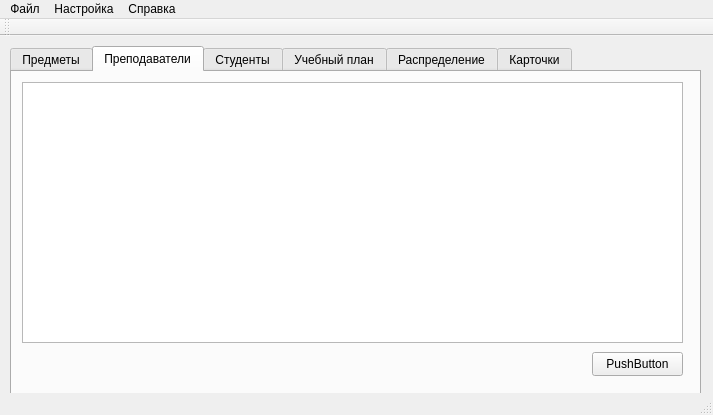
<?xml version="1.0" encoding="UTF-8"?>
<ui version="4.0">
 <class>MainWindow</class>
 <widget class="QMainWindow" name="MainWindow">
  <property name="geometry">
   <rect>
    <x>0</x>
    <y>0</y>
    <width>713</width>
    <height>415</height>
   </rect>
  </property>
  <property name="windowTitle">
   <string>MainWindow</string>
  </property>
  <widget class="QWidget" name="centralWidget">
   <widget class="QTabWidget" name="tabWidget">
    <property name="geometry">
     <rect>
      <x>10</x>
      <y>10</y>
      <width>691</width>
      <height>351</height>
     </rect>
    </property>
    <property name="currentIndex">
     <number>1</number>
    </property>
    <widget class="QWidget" name="tab_6">
     <attribute name="title">
      <string>Предметы</string>
     </attribute>
     <widget class="QPushButton" name="pushButton_2">
      <property name="geometry">
       <rect>
        <x>270</x>
        <y>250</y>
        <width>91</width>
        <height>24</height>
       </rect>
      </property>
      <property name="text">
       <string>PushButton</string>
      </property>
     </widget>
     <widget class="QTableView" name="tableView_2">
      <property name="geometry">
       <rect>
        <x>10</x>
        <y>10</y>
        <width>251</width>
        <height>271</height>
       </rect>
      </property>
     </widget>
    </widget>
    <widget class="QWidget" name="tab">
     <attribute name="title">
      <string>Преподаватели</string>
     </attribute>
     <widget class="QPushButton" name="pushButton">
      <property name="geometry">
       <rect>
        <x>580</x>
        <y>280</y>
        <width>91</width>
        <height>24</height>
       </rect>
      </property>
      <property name="text">
       <string>PushButton</string>
      </property>
     </widget>
     <widget class="QTableView" name="tableView">
      <property name="geometry">
       <rect>
        <x>10</x>
        <y>10</y>
        <width>661</width>
        <height>261</height>
       </rect>
      </property>
     </widget>
    </widget>
    <widget class="QWidget" name="tab_2">
     <attribute name="title">
      <string>Студенты</string>
     </attribute>
    </widget>
    <widget class="QWidget" name="tab_3">
     <attribute name="title">
      <string>Учебный план</string>
     </attribute>
    </widget>
    <widget class="QWidget" name="tab_4">
     <attribute name="title">
      <string>Распределение</string>
     </attribute>
    </widget>
    <widget class="QWidget" name="tab_5">
     <attribute name="title">
      <string>Карточки</string>
     </attribute>
    </widget>
   </widget>
  </widget>
  <widget class="QMenuBar" name="menuBar">
   <property name="geometry">
    <rect>
     <x>0</x>
     <y>0</y>
     <width>713</width>
     <height>21</height>
    </rect>
   </property>
   <widget class="QMenu" name="menu">
    <property name="title">
     <string>Файл</string>
    </property>
   </widget>
   <widget class="QMenu" name="menu_2">
    <property name="title">
     <string>Настройка</string>
    </property>
    <addaction name="action_4"/>
    <addaction name="action_5"/>
   </widget>
   <widget class="QMenu" name="menu_3">
    <property name="title">
     <string>Справка</string>
    </property>
    <addaction name="action"/>
    <addaction name="action_2"/>
    <addaction name="action_3"/>
   </widget>
   <addaction name="menu"/>
   <addaction name="menu_2"/>
   <addaction name="menu_3"/>
  </widget>
  <widget class="QToolBar" name="mainToolBar">
   <attribute name="toolBarArea">
    <enum>TopToolBarArea</enum>
   </attribute>
   <attribute name="toolBarBreak">
    <bool>false</bool>
   </attribute>
  </widget>
  <widget class="QStatusBar" name="statusBar"/>
  <action name="action">
   <property name="text">
    <string>содержание</string>
   </property>
  </action>
  <action name="action_2">
   <property name="text">
    <string>проверить обновление</string>
   </property>
  </action>
  <action name="action_3">
   <property name="text">
    <string>о программе</string>
   </property>
  </action>
  <action name="action_4">
   <property name="text">
    <string>Специальности</string>
   </property>
  </action>
  <action name="action_5">
   <property name="text">
    <string>Должности</string>
   </property>
  </action>
 </widget>
 <layoutdefault spacing="6" margin="11"/>
 <resources/>
 <connections>
  <connection>
   <sender>pushButton_2</sender>
   <signal>clicked()</signal>
   <receiver>MainWindow</receiver>
   <slot>push1()</slot>
   <hints>
    <hint type="sourcelabel">
     <x>126</x>
     <y>181</y>
    </hint>
    <hint type="destinationlabel">
     <x>122</x>
     <y>349</y>
    </hint>
   </hints>
  </connection>
 </connections>
 <slots>
  <slot>push1()</slot>
 </slots>
</ui>
